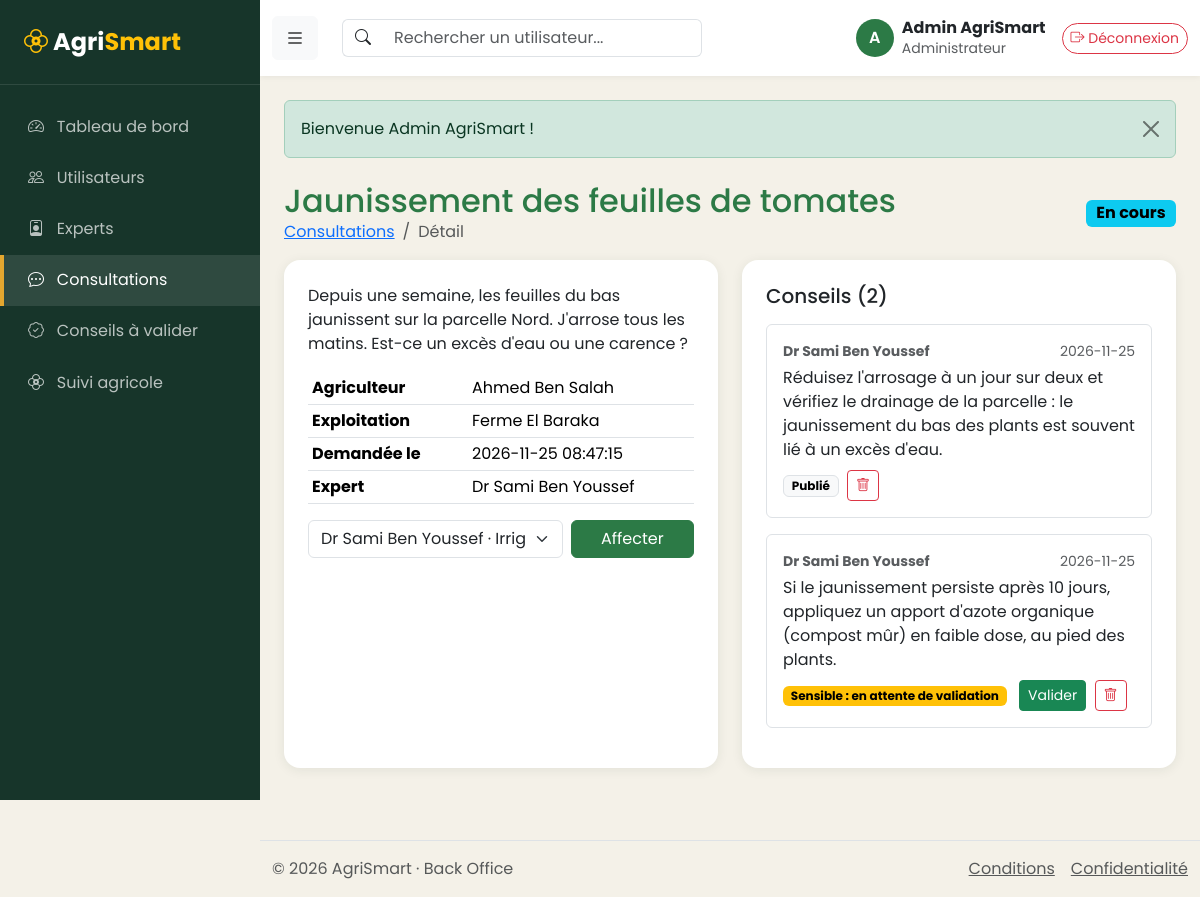
The page /backoffice/index.php?page=consultation-show&id=1 (signed in) on the database its author committed.
### tables this page shows
CREATE TABLE utilisateur (
    id                 INT AUTO_INCREMENT PRIMARY KEY,
    nom                VARCHAR(100) NOT NULL,
    email              VARCHAR(150) NOT NULL UNIQUE,
    mot_de_passe       VARCHAR(255) NOT NULL,               
    role               ENUM('agriculteur','expert','administrateur') NOT NULL DEFAULT 'agriculteur',
    telephone          VARCHAR(20)  NOT NULL DEFAULT '',
    adresse            VARCHAR(255) NOT NULL DEFAULT '',
    region             VARCHAR(60)  NOT NULL DEFAULT '',
    niveau_acces       TINYINT      NOT NULL DEFAULT 1,     
    specialite         VARCHAR(100) NOT NULL DEFAULT '',    
    experience         INT          NOT NULL DEFAULT 0,     
    disponibilite      TINYINT(1)   NOT NULL DEFAULT 1,     
    actif              TINYINT(1)   NOT NULL DEFAULT 1,     
    derniere_connexion DATETIME NULL,
    created_at         TIMESTAMP DEFAULT CURRENT_TIMESTAMP,
    INDEX idx_role (role)
);

CREATE TABLE IF NOT EXISTS consultation (
    id              INT AUTO_INCREMENT PRIMARY KEY,
    agriculteur_id  INT NOT NULL,
    expert_id       INT NULL,                               
    exploitation_id INT NULL,                               
    sujet           VARCHAR(150) NOT NULL,
    description     TEXT NOT NULL,
    date_demande    TIMESTAMP DEFAULT CURRENT_TIMESTAMP,
    statut          ENUM('ouverte','en_cours','cloturee') NOT NULL DEFAULT 'ouverte',
    INDEX idx_consultation_statut (statut),
    CONSTRAINT fk_consultation_agriculteur FOREIGN KEY (agriculteur_id)  REFERENCES utilisateur(id)  ON DELETE CASCADE,
    CONSTRAINT fk_consultation_expert      FOREIGN KEY (expert_id)       REFERENCES utilisateur(id)  ON DELETE SET NULL,
    CONSTRAINT fk_consultation_exploitation FOREIGN KEY (exploitation_id) REFERENCES exploitation(id) ON DELETE SET NULL
);

CREATE TABLE exploitation (
    id              INT AUTO_INCREMENT PRIMARY KEY,
    agriculteur_id  INT NOT NULL,
    nom             VARCHAR(100) NOT NULL,
    localisation    VARCHAR(150) NOT NULL,
    created_at      TIMESTAMP DEFAULT CURRENT_TIMESTAMP,
    CONSTRAINT fk_exploitation_user FOREIGN KEY (agriculteur_id) REFERENCES utilisateur(id) ON DELETE CASCADE
);

CREATE TABLE IF NOT EXISTS conseil (
    id              INT AUTO_INCREMENT PRIMARY KEY,
    consultation_id INT NOT NULL,
    expert_id       INT NULL,
    contenu         TEXT NOT NULL,
    date_envoi      TIMESTAMP DEFAULT CURRENT_TIMESTAMP,
    sensible        TINYINT(1) NOT NULL DEFAULT 0,          
    valide          TINYINT(1) NOT NULL DEFAULT 0,          
    INDEX idx_conseil_valide (valide),
    CONSTRAINT fk_conseil_consultation FOREIGN KEY (consultation_id) REFERENCES consultation(id) ON DELETE CASCADE,
    CONSTRAINT fk_conseil_expert       FOREIGN KEY (expert_id)       REFERENCES utilisateur(id)  ON DELETE SET NULL
);

### backoffice/app/Views/pages/consultation-show.php (the view, shortened to what the rows shown need)
<?php
$c = $consultation;
?>
<section class="page-content">
    <div class="d-flex flex-wrap justify-content-between align-items-center mb-3">
        <div>
            <h2 class="text-primary mb-0"><?= e($c->getSujet()) ?></h2>
            <nav aria-label="breadcrumb"><ol class="breadcrumb mb-0">
            </ol></nav>
        </div>
        <span class="badge text-bg-<?= e($c->getCouleur()) ?> fs-6"><?= e($c->getLibelle()) ?></span>
    </div>
    <div class="row g-4">
        <div class="col-lg-6">
            <div class="card p-4 h-100">
                <p style="white-space: pre-line;"><?= e($c->getDescription()) ?></p>
                <table class="table table-sm mb-3">
                    <tr><th style="width:160px">Agriculteur</th><td><?= e($c->getAgriculteurNom()) ?></td></tr>
                    <tr><th>Exploitation</th><td><?= e($c->getExploitationNom() ?: '—') ?></td></tr>
                    <tr><th>Demandée le</th><td><?= e($c->getDateDemande()) ?></td></tr>
                    <tr><th>Expert</th><td><?= e($c->getExpertNom() ?: '—') ?></td></tr>
                </table>
                <?php if ($c->getStatut() !== Consultation::STATUT_CLOTUREE): ?>
                    <form method="post" action="<?= url('consultation-assign') ?>" class="row g-2">
                        <div class="col-8">
                            <select name="expert_id" class="form-select" aria-label="Expert">
                                <?php foreach ($experts as $x): ?>
                                    <option value="<?= $x->getId() ?>"<?= $c->getExpertId() === $x->getId() ? ' selected' : '' ?>><?= e($x->getNom()) ?><?= $x instanceof Expert ? ' · ' . e($x->getSpecialite()) : '' ?></option>
                                <?php endforeach; ?>
                            </select>
                        </div>
                        <div class="col-4 d-grid"><button type="submit" class="btn btn-primary">Affecter</button></div>
                    </form>
                <?php endif; ?>
            </div>
        </div>
        <div class="col-lg-6">
            <div class="card p-4 h-100">
                <?php foreach ($conseils as $k): ?>
                    <div class="border rounded p-3 mb-3">
                        <div class="d-flex justify-content-between small text-muted mb-1">
                            <strong><?= e($k->getExpertNom() ?: 'Expert supprimé') ?></strong><span><?= e(substr($k->getDateEnvoi(), 0, 10)) ?></span>
                        </div>
                        <p class="mb-2" style="white-space: pre-line;"><?= e($k->getContenu()) ?></p>
                        <?php if ($k->isSensible() && !$k->isValide()): ?>
                            <span class="badge text-bg-warning">Sensible : en attente de validation</span>
                            <form method="post" action="<?= url('conseil-validate') ?>" class="d-inline">
                                <button type="submit" class="btn btn-sm btn-success ms-2">Valider</button>
                            </form>
                        <?php elseif ($k->isSensible()): ?>
                            <span class="badge text-bg-success">Sensible : validé</span>
                        <?php else: ?>
                            <span class="badge text-bg-light border">Publié</span>
                        <?php endif; ?>
                        <form method="post" action="<?= url('conseil-delete') ?>" class="d-inline js-confirm" data-confirm="Supprimer ce conseil ?">
                            <button type="submit" class="btn btn-sm btn-outline-danger ms-1"><i class="bi bi-trash"></i></button>
                        </form>
                    </div>
                <?php endforeach; ?>
            </div>
        </div>
    </div>
</section>

### backoffice/app/Views/partials/header.php (shortened to what the rows shown need)
<header class="header">
    <div class="container-fluid">
        <div class="d-flex align-items-center justify-content-between py-3">
            <div class="d-flex align-items-center gap-3">
                <a href="<?= url('profil') ?>" class="d-flex align-items-center text-decoration-none text-dark">
                    <span class="avatar me-2"><?= e(mb_strtoupper(mb_substr($admin ? $admin->getNom() : 'A', 0, 1))) ?></span>
                    <div class="lh-sm d-none d-sm-block"><strong><?= e($admin ? $admin->getNom() : 'Admin') ?></strong><br><small class="text-muted">Administrateur</small></div>
                </a>
            </div>
        </div>
    </div>
</header>

### rows shown on the page
utilisateur: nom "A", nom "Admin AgriSmart"
consultation: sujet "Jaunissement des feuilles de tomates", statut "En cours", description "Depuis une semaine, les feuilles du bas jaunissent sur la parcelle Nord. J'arrose tous les matins. Est-ce un excès d'eau ou une carence ?", agriculteur.nom "Ahmed Ben Salah", exploitation.nom "Ferme El Baraka", date_demande "2026-11-25 08:47:15", expert.nom "Dr Sami Ben Youssef", expert_id "Dr Sami Ben Youssef · Irrigation et gestion de l'eau"
conseil: expert.nom "Dr Sami Ben Youssef", date_envoi "2026-11-25", contenu "Réduisez l'arrosage à un jour sur deux et vérifiez le drainage de la parcelle : le jaunissement du bas des plants est souvent lié à un excès d'eau.", sensible "Publié"
conseil: expert.nom "Dr Sami Ben Youssef", date_envoi "2026-11-25", contenu "Si le jaunissement persiste après 10 jours, appliquez un apport d'azote organique (compost mûr) en faible dose, au pied des plants."

### other values the page prints
$item['label'] "Tableau de bord"
$item['label'] "Utilisateurs"
$item['label'] "Experts"
$item['label'] "Consultations"
$item['label'] "Conseils à valider"
$item['label'] "Suivi agricole"
$flashMsg['msg'] "Bienvenue Admin AgriSmart !"
count($conseils) "2"
